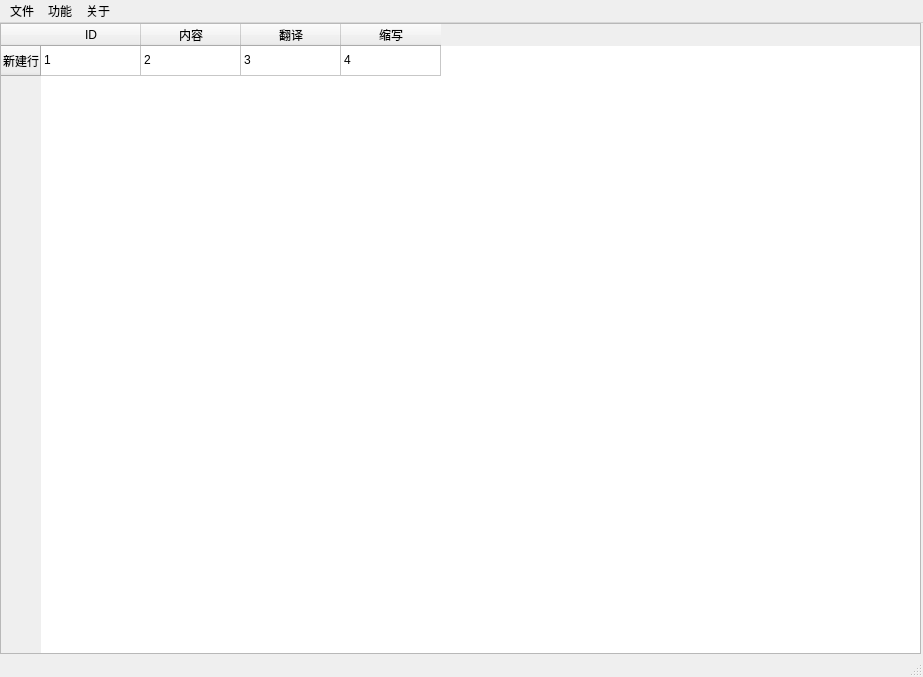
<?xml version="1.0" encoding="UTF-8"?>
<ui version="4.0">
 <class>MainWindow</class>
 <widget class="QMainWindow" name="MainWindow">
  <property name="geometry">
   <rect>
    <x>0</x>
    <y>0</y>
    <width>923</width>
    <height>677</height>
   </rect>
  </property>
  <property name="windowTitle">
   <string>MainWindow</string>
  </property>
  <property name="animated">
   <bool>true</bool>
  </property>
  <widget class="QWidget" name="centralwidget">
   <widget class="QTableWidget" name="tableWidget">
    <property name="geometry">
     <rect>
      <x>0</x>
      <y>0</y>
      <width>921</width>
      <height>631</height>
     </rect>
    </property>
    <row>
     <property name="text">
      <string>新建行</string>
     </property>
    </row>
    <column>
     <property name="text">
      <string>ID</string>
     </property>
    </column>
    <column>
     <property name="text">
      <string>内容</string>
     </property>
    </column>
    <column>
     <property name="text">
      <string>翻译</string>
     </property>
    </column>
    <column>
     <property name="text">
      <string>缩写</string>
     </property>
    </column>
    <item row="0" column="0">
     <property name="text">
      <string>1</string>
     </property>
    </item>
    <item row="0" column="1">
     <property name="text">
      <string>2</string>
     </property>
    </item>
    <item row="0" column="2">
     <property name="text">
      <string>3</string>
     </property>
    </item>
    <item row="0" column="3">
     <property name="text">
      <string>4</string>
     </property>
    </item>
   </widget>
  </widget>
  <widget class="QMenuBar" name="menubar">
   <property name="geometry">
    <rect>
     <x>0</x>
     <y>0</y>
     <width>923</width>
     <height>22</height>
    </rect>
   </property>
   <widget class="QMenu" name="menu_file">
    <property name="title">
     <string>文件</string>
    </property>
    <addaction name="action_add"/>
    <addaction name="action_clean"/>
    <addaction name="separator"/>
    <addaction name="action_export_csv"/>
    <addaction name="action_export_exc"/>
   </widget>
   <widget class="QMenu" name="menu_fun">
    <property name="title">
     <string>功能</string>
    </property>
    <addaction name="action_select"/>
    <addaction name="action_trans"/>
    <addaction name="action_abb"/>
   </widget>
   <widget class="QMenu" name="menu_about">
    <property name="title">
     <string>关于</string>
    </property>
   </widget>
   <addaction name="menu_file"/>
   <addaction name="menu_fun"/>
   <addaction name="menu_about"/>
  </widget>
  <widget class="QStatusBar" name="statusbar">
   <property name="sizeGripEnabled">
    <bool>true</bool>
   </property>
  </widget>
  <action name="action_open">
   <property name="enabled">
    <bool>false</bool>
   </property>
   <property name="text">
    <string>打开</string>
   </property>
  </action>
  <action name="action_export_csv">
   <property name="text">
    <string>导出CSV</string>
   </property>
  </action>
  <action name="action_export_exc">
   <property name="text">
    <string>导出EXC</string>
   </property>
  </action>
  <action name="action_select">
   <property name="text">
    <string>人工筛选</string>
   </property>
  </action>
  <action name="action_add">
   <property name="text">
    <string>添加文件</string>
   </property>
  </action>
  <action name="action_clean">
   <property name="text">
    <string>清空列表</string>
   </property>
  </action>
  <action name="action_trans">
   <property name="text">
    <string>翻译（谷歌）</string>
   </property>
  </action>
  <action name="action_abb">
   <property name="text">
    <string>缩写</string>
   </property>
  </action>
 </widget>
 <resources/>
 <connections/>
</ui>
